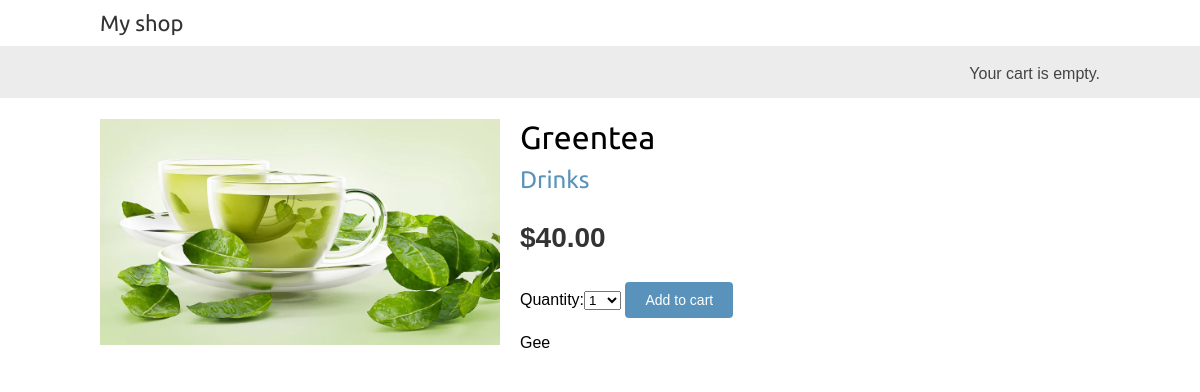
The app's page /1/greentea/, older data.
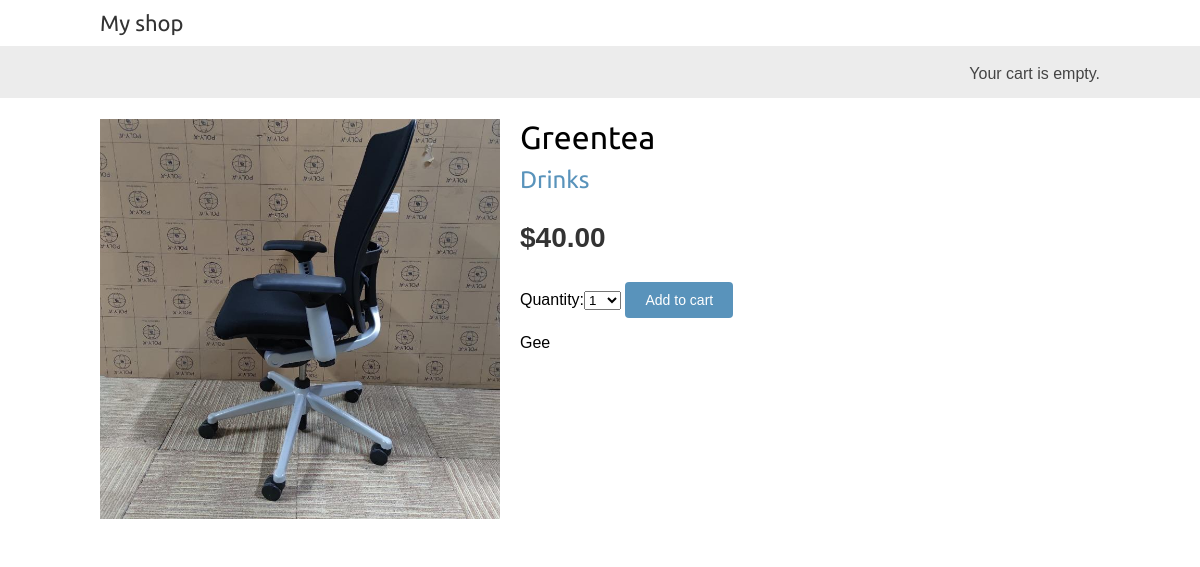
The same page, newer data.
### shop/models.py (models this page shows, shortened)
class Product(models.Model):
    category = models.ForeignKey(Category,
                                 related_name='products',
                                 on_delete=models.CASCADE)
    name = models.CharField(max_length=200, db_index=True)
    slug = models.SlugField(max_length=200, db_index=True)
    image = models.ImageField(storage=media_storage,upload_to='products/%Y/%m/%d',
                              blank=True)
    description = models.TextField(blank=True)
    price = models.DecimalField(max_digits=10, decimal_places=2)
    available = models.BooleanField(default=True)
    created = models.DateTimeField(auto_now_add=True)
    updated = models.DateTimeField(auto_now=True)
    class Meta:
        ordering = ('name',)
        index_together = (('id', 'slug'),)

class Category(models.Model):
    name = models.CharField(max_length=200,
                            db_index=True)
    slug = models.SlugField(max_length=200,
                            unique=True)
    def get_absolute_url(self):
        return reverse('shop:product_list_by_category',
                       args=[self.slug])
    class Meta:
        ordering = ('name',)
        verbose_name = 'category'
        verbose_name_plural = 'categories'
    def __str__(self):
        return self.name

### shop/views.py (the view)
# urls.py: path('<int:id>/<slug:slug>/', views.product_detail,
def product_detail(request, id, slug):
    product = get_object_or_404(Product,
                                id=id,
                                slug=slug,
                                available=True)
    cart_product_form = CartAddProductForm()
    return render(request,
                  'shop/product/detail.html',
                  {'product': product,
                   'cart_product_form': cart_product_form})

### cart/forms.py
class CartAddProductForm(forms.Form):
    quantity = forms.TypedChoiceField(
                                choices=PRODUCT_QUANTITY_CHOICES,
                                coerce=int)
    override = forms.BooleanField(required=False,
                                  initial=False,
                                  widget=forms.HiddenInput)

### cart/cart.py (called while the page is built)
    def __len__(self):
        return sum(item['quantity'] for item in self.cart.values())

### cart/context_processors.py (called while the page is built)
def cart(request):
    return {'cart': Cart(request)}

### shop/templates/shop/product/detail.html (shortened to what this page needs)
{% extends "shop/base.html" %}
{% load static %}
{% block content %}
  <div class="product-detail">
    <img src="{% if product.image %}{{ product.image.url }}{% else %}
    {% static "img/no_image.png" %}{% endif %}">
    <h1>{{ product.name }}</h1>
    <h2>
      <a href="{{ product.category.get_absolute_url }}">
        {{ product.category }}
      </a>
    </h2>
    <p class="price">${{ product.price }}</p>
    <form action="{% url "cart:cart_add" product.id %}" method="post">
    {{ cart_product_form }}
    <input type="submit" value="Add to cart">
    </form>
    {{ product.description|linebreaks }}
  </div>
{% endblock %}

Row changes from the older to the newer data that the page shows:
changed Product "Greentea": image: a different picture
